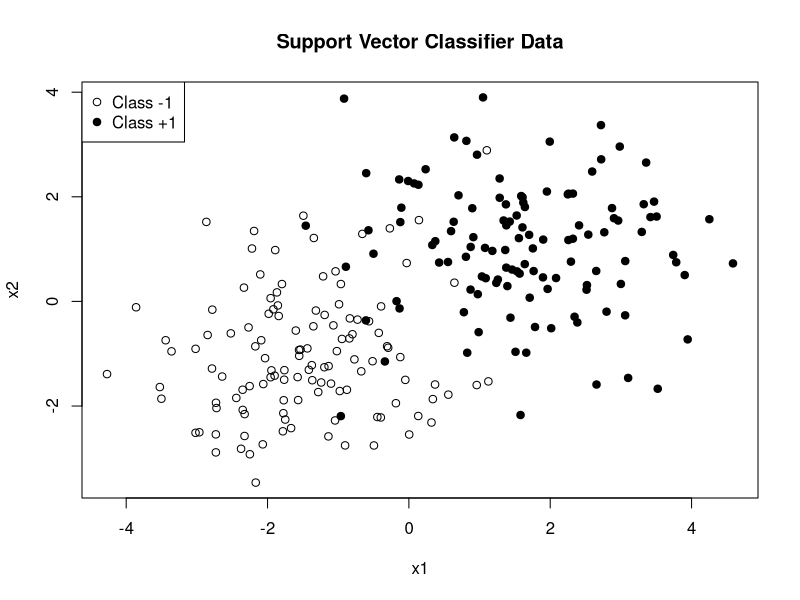
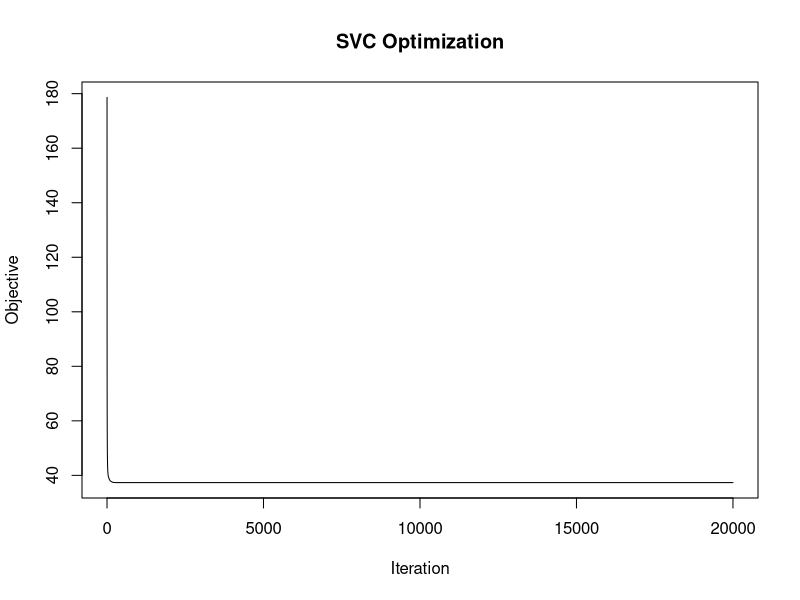
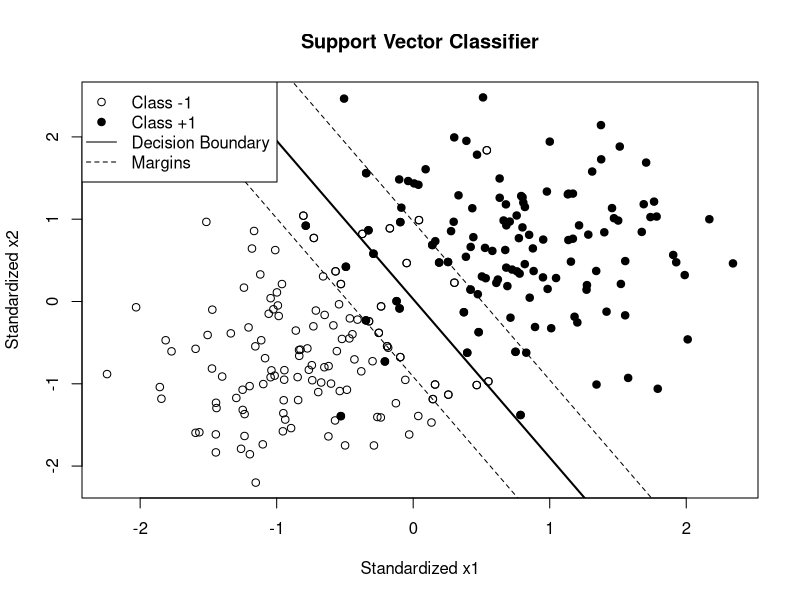
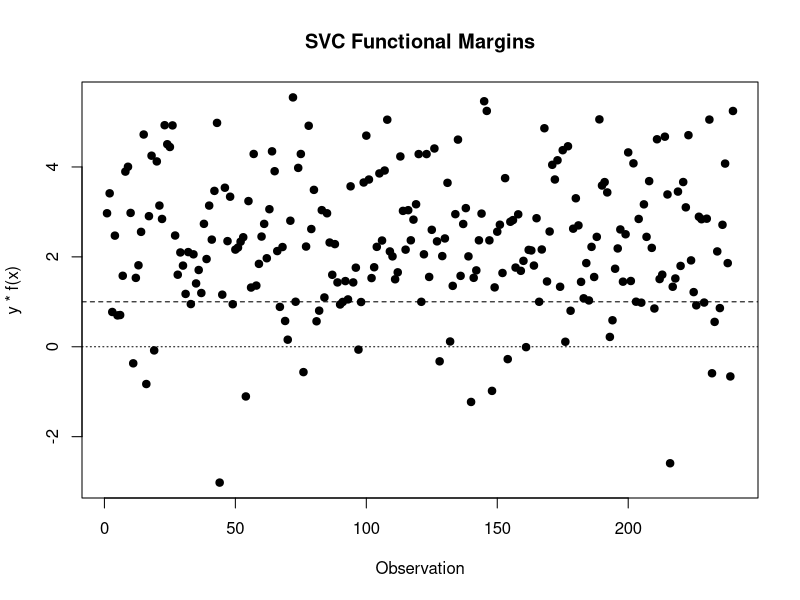
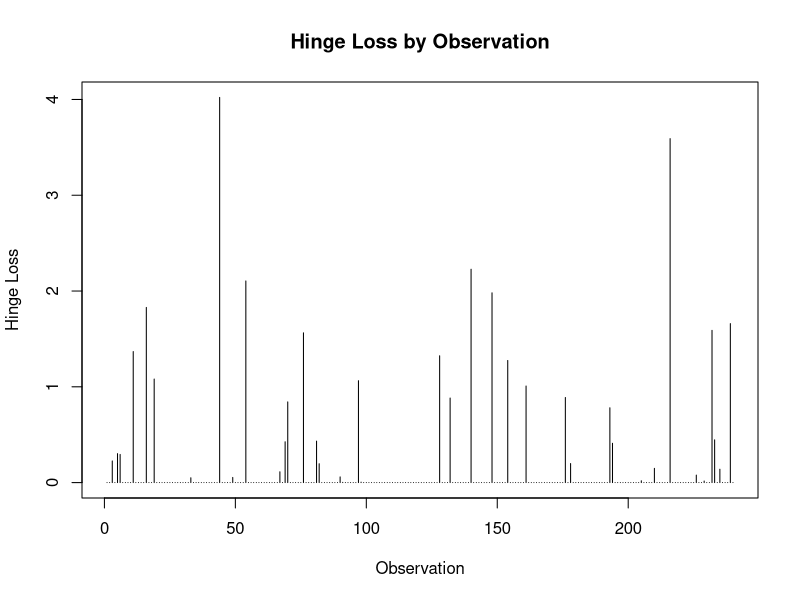
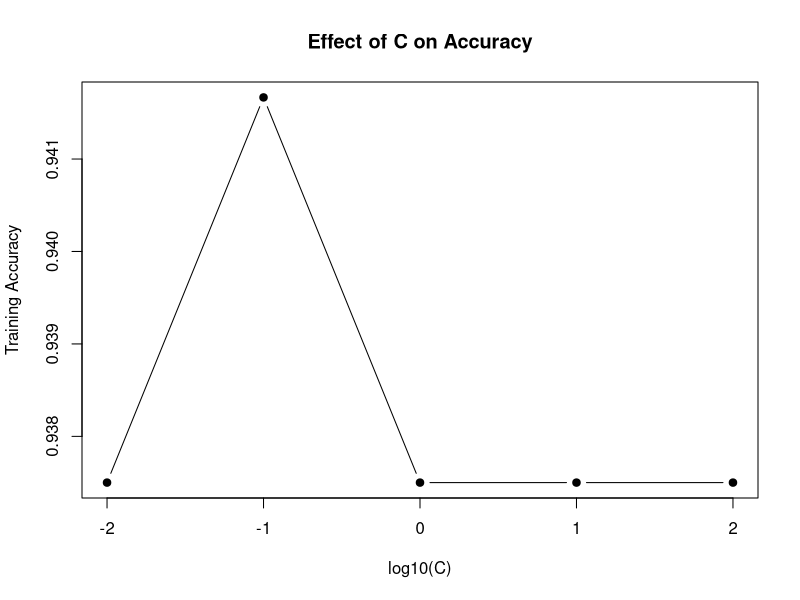
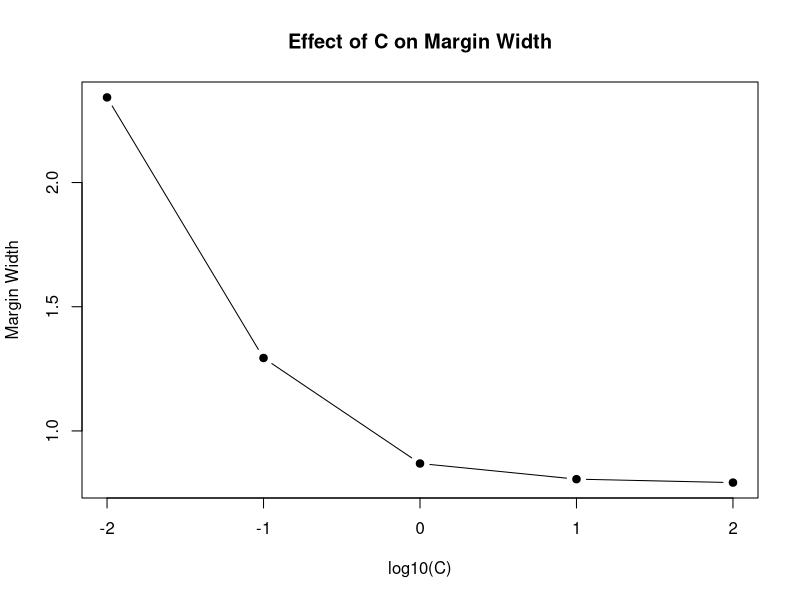
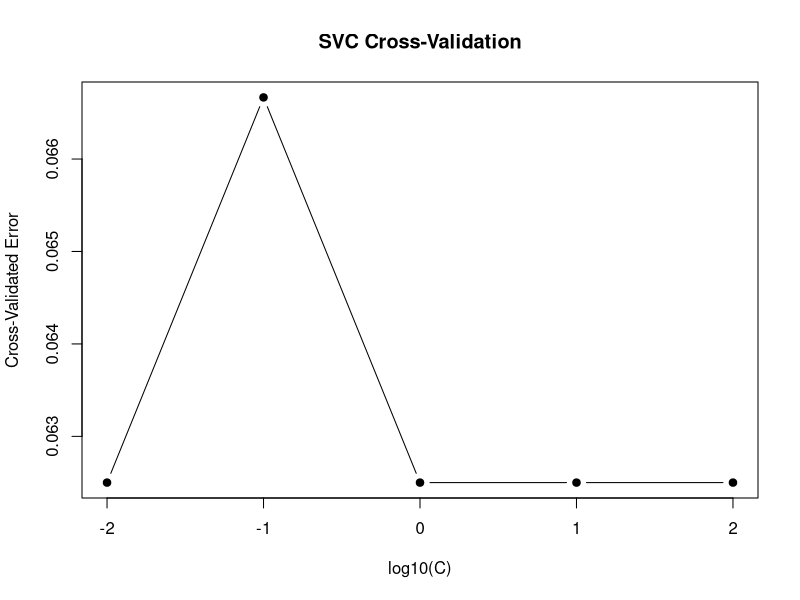

Write R code to recreate these figures, in order.
# ==============================================================================
# Support Vector Classifier
# Jonathan Ma
#
# References:
#   The Elements of Statistical Learning
#   An Introduction to Statistical Learning
#
# Main ideas:
#   - Maximum-margin classification
#   - Hard vs soft margins
#   - Hinge loss
#   - Regularization parameter C
#   - Support vectors
#   - Margin violations
#   - Linear decision boundary
#   - Cross-validation for C
# ==============================================================================


# ------------------------------------------------------------------------------
# 1. Generate Binary Classification Data
# ------------------------------------------------------------------------------

set.seed(123)

n <- 240


# Class -1

X_negative <- cbind(
  rnorm(
    n / 2,
    mean = -1.5,
    sd = 1.2
  ),
  rnorm(
    n / 2,
    mean = -1.0,
    sd = 1.2
  )
)


# Class +1

X_positive <- cbind(
  rnorm(
    n / 2,
    mean = 1.5,
    sd = 1.2
  ),
  rnorm(
    n / 2,
    mean = 1.0,
    sd = 1.2
  )
)


X <- rbind(
  X_negative,
  X_positive
)

colnames(X) <- c(
  "x1",
  "x2"
)


y <- c(
  rep(-1, n / 2),
  rep(1, n / 2)
)


data <- data.frame(
  x1 = X[, 1],
  x2 = X[, 2],
  y = y
)


head(data)

table(y)


# ------------------------------------------------------------------------------
# 2. Plot Data
# ------------------------------------------------------------------------------

plot(
  X[, 1],
  X[, 2],
  pch = ifelse(
    y == 1,
    19,
    1
  ),
  xlab = "x1",
  ylab = "x2",
  main = "Support Vector Classifier Data"
)

legend(
  "topleft",
  legend = c(
    "Class -1",
    "Class +1"
  ),
  pch = c(
    1,
    19
  )
)


# ------------------------------------------------------------------------------
# 3. Standardize Predictors
# ------------------------------------------------------------------------------

X_means <- colMeans(
  X
)

X_sds <- apply(
  X,
  2,
  sd
)


X_scaled <- scale(
  X,
  center = X_means,
  scale = X_sds
)

X_scaled <- as.matrix(
  X_scaled
)


# ------------------------------------------------------------------------------
# 4. Hinge Loss
# ------------------------------------------------------------------------------

hinge_loss <- function(
    margins
) {
  
  pmax(
    0,
    1 - margins
  )
}


# Example

hinge_loss(
  c(
    2,
    1,
    0.5,
    0,
    -1
  )
)


# ------------------------------------------------------------------------------
# 5. SVC Objective Function
# ------------------------------------------------------------------------------

# We use:
#
#   1/2 ||w||^2 + C * sum_i max(0, 1 - y_i f(x_i))
#
# where:
#
#   f(x_i) = w'x_i + b
#
#
# A large C penalizes margin violations heavily.
# A small C allows more violations in exchange for a wider margin.


svc_objective <- function(
    X,
    y,
    w,
    b,
    C
) {
  
  scores <- as.vector(
    X %*% w + b
  )
  
  
  margins <- y *
    scores
  
  
  loss <- hinge_loss(
    margins
  )
  
  
  objective <- 0.5 *
    sum(
      w^2
    ) +
    C *
    sum(loss)
  
  
  return(objective)
}


# ------------------------------------------------------------------------------
# 6. Linear SVC via Subgradient Descent
# ------------------------------------------------------------------------------

svc_fit <- function(
    X,
    y,
    C = 1,
    learning_rate = 0.01,
    max_iter = 10000,
    tol = 1e-8,
    decay = 1e-4
) {
  
  X <- as.matrix(X)
  
  y <- as.numeric(y)
  
  
  n <- nrow(X)
  
  p <- ncol(X)
  
  
  # Initialize parameters
  
  w <- rep(
    0,
    p
  )
  
  b <- 0
  
  
  objective_history <- numeric(
    max_iter
  )
  
  
  for (iteration in seq_len(
    max_iter
  )) {
    
    scores <- as.vector(
      X %*% w + b
    )
    
    
    margins <- y *
      scores
    
    
    # Observations inside the margin or misclassified
    
    violation <- margins < 1
    
    
    # ------------------------------------------------------------
    # Subgradient of:
    #
    # 1/2 ||w||^2
    #
    # +
    #
    # C sum max(0, 1 - y_i f_i)
    # ------------------------------------------------------------
    
    grad_w <- w
    
    grad_b <- 0
    
    
    if (
      any(violation)
    ) {
      
      grad_w <- grad_w -
        C *
        colSums(
          sweep(
            X[
              violation,
              ,
              drop = FALSE
            ],
            MARGIN = 1,
            STATS = y[violation],
            FUN = "*"
          )
        )
      
      
      grad_b <- -C *
        sum(
          y[violation]
        )
    }
    
    
    # Decaying learning rate
    
    eta <- learning_rate /
      (
        1 +
          decay *
          iteration
      )
    
    
    w_new <- w -
      eta *
      grad_w
    
    
    b_new <- b -
      eta *
      grad_b
    
    
    objective_history[iteration] <-
      svc_objective(
        X,
        y,
        w_new,
        b_new,
        C
      )
    
    
    parameter_change <- max(
      c(
        abs(
          w_new -
            w
        ),
        abs(
          b_new -
            b
        )
      )
    )
    
    
    w <- w_new
    
    b <- b_new
    
    
    if (
      parameter_change <
      tol
    ) {
      
      break
    }
  }
  
  
  objective_history <- objective_history[
    seq_len(iteration)
  ]
  
  
  scores <- as.vector(
    X %*% w + b
  )
  
  
  margins <- y *
    scores
  
  
  return(
    list(
      weights = w,
      intercept = b,
      iterations = iteration,
      objective_history = objective_history,
      margins = margins,
      C = C
    )
  )
}


# ------------------------------------------------------------------------------
# 7. Fit Support Vector Classifier
# ------------------------------------------------------------------------------

set.seed(123)


svc_model <- svc_fit(
  X_scaled,
  y,
  C = 1,
  learning_rate = 0.001,
  max_iter = 20000,
  tol = 1e-8
)


svc_model$weights

svc_model$intercept

svc_model$iterations


# ------------------------------------------------------------------------------
# 8. Prediction Function
# ------------------------------------------------------------------------------

svc_predict <- function(
    X_new,
    model
) {
  
  X_new <- as.matrix(
    X_new
  )
  
  
  scores <- as.vector(
    X_new %*%
      model$weights +
      model$intercept
  )
  
  
  predicted <- ifelse(
    scores >= 0,
    1,
    -1
  )
  
  
  return(
    list(
      class = predicted,
      scores = scores
    )
  )
}


# ------------------------------------------------------------------------------
# 9. Training Predictions
# ------------------------------------------------------------------------------

train_prediction <- svc_predict(
  X_scaled,
  svc_model
)


head(
  train_prediction$class
)


# ------------------------------------------------------------------------------
# 10. Training Accuracy
# ------------------------------------------------------------------------------

train_accuracy <- mean(
  train_prediction$class ==
    y
)


train_accuracy


# ------------------------------------------------------------------------------
# 11. Confusion Matrix
# ------------------------------------------------------------------------------

table(
  Actual = y,
  Predicted = train_prediction$class
)


# ------------------------------------------------------------------------------
# 12. Functional Margins
# ------------------------------------------------------------------------------

margins <- y *
  train_prediction$scores


summary(
  margins
)


# Correct classification:
#
# margin > 0
#
# Correct and outside margin:
#
# margin >= 1
#
# Inside margin:
#
# 0 < margin < 1
#
# Misclassified:
#
# margin < 0


# ------------------------------------------------------------------------------
# 13. Identify Margin Violations
# ------------------------------------------------------------------------------

margin_violation <- margins < 1


sum(
  margin_violation
)


# ------------------------------------------------------------------------------
# 14. Identify Misclassified Observations
# ------------------------------------------------------------------------------

misclassified <- margins < 0


sum(
  misclassified
)


# ------------------------------------------------------------------------------
# 15. Approximate Support Vectors
# ------------------------------------------------------------------------------

# In the exact SVM solution, support vectors are observations
# with nonzero dual coefficients.
#
# In this primal subgradient implementation, observations with
# y_i f(x_i) <= 1 are the points influencing the hinge-loss term.


support_vector_index <- which(
  margins <= 1 + 1e-4
)


length(
  support_vector_index
)


support_vectors <- X_scaled[
  support_vector_index,
  ,
  drop = FALSE
]


# ------------------------------------------------------------------------------
# 16. Plot Objective Function
# ------------------------------------------------------------------------------

plot(
  seq_along(
    svc_model$objective_history
  ),
  svc_model$objective_history,
  type = "l",
  xlab = "Iteration",
  ylab = "Objective",
  main = "SVC Optimization"
)


# ------------------------------------------------------------------------------
# 17. Geometric Margin
# ------------------------------------------------------------------------------

w_norm <- sqrt(
  sum(
    svc_model$weights^2
  )
)


geometric_margin <- 1 /
  w_norm


geometric_margin


# Distance between the two margin hyperplanes:

margin_width <- 2 /
  w_norm


margin_width


# ------------------------------------------------------------------------------
# 18. Decision Boundary in Standardized Coordinates
# ------------------------------------------------------------------------------

w <- svc_model$weights

b <- svc_model$intercept


plot(
  X_scaled[, 1],
  X_scaled[, 2],
  pch = ifelse(
    y == 1,
    19,
    1
  ),
  xlab = "Standardized x1",
  ylab = "Standardized x2",
  main = "Support Vector Classifier"
)


# Decision boundary:
#
# w1*x1 + w2*x2 + b = 0

if (
  abs(w[2]) >
  1e-12
) {
  
  abline(
    a = -b /
      w[2],
    b = -w[1] /
      w[2],
    lwd = 2
  )
  
  
  # Positive margin:
  #
  # w'x + b = +1
  
  abline(
    a = (1 - b) /
      w[2],
    b = -w[1] /
      w[2],
    lty = 2
  )
  
  
  # Negative margin:
  #
  # w'x + b = -1
  
  abline(
    a = (-1 - b) /
      w[2],
    b = -w[1] /
      w[2],
    lty = 2
  )
}


# Highlight approximate support vectors

points(
  support_vectors[, 1],
  support_vectors[, 2],
  circles = rep(
    0.08,
    nrow(
      support_vectors
    )
  ),
  inches = FALSE,
  add = TRUE
)


legend(
  "topleft",
  legend = c(
    "Class -1",
    "Class +1",
    "Decision Boundary",
    "Margins"
  ),
  pch = c(
    1,
    19,
    NA,
    NA
  ),
  lty = c(
    NA,
    NA,
    1,
    2
  )
)


# ------------------------------------------------------------------------------
# 19. Plot Functional Margins
# ------------------------------------------------------------------------------

plot(
  margins,
  pch = 19,
  xlab = "Observation",
  ylab = "y * f(x)",
  main = "SVC Functional Margins"
)


abline(
  h = 1,
  lty = 2
)


abline(
  h = 0,
  lty = 3
)


# ------------------------------------------------------------------------------
# 20. Hinge Loss by Observation
# ------------------------------------------------------------------------------

individual_hinge_loss <- hinge_loss(
  margins
)


plot(
  individual_hinge_loss,
  type = "h",
  xlab = "Observation",
  ylab = "Hinge Loss",
  main = "Hinge Loss by Observation"
)


# ------------------------------------------------------------------------------
# 21. Compare Different Values of C
# ------------------------------------------------------------------------------

C_grid <- c(
  0.01,
  0.1,
  1,
  10,
  100
)


C_results <- data.frame(
  C = C_grid,
  Accuracy = NA,
  Margin_Width = NA,
  Margin_Violations = NA,
  Misclassified = NA
)


C_models <- vector(
  "list",
  length(
    C_grid
  )
)


for (i in seq_along(
  C_grid
)) {
  
  C_i <- C_grid[i]
  
  
  set.seed(123)
  
  
  model_i <- svc_fit(
    X_scaled,
    y,
    C = C_i,
    learning_rate = 0.001,
    max_iter = 20000
  )
  
  
  prediction_i <- svc_predict(
    X_scaled,
    model_i
  )
  
  
  margins_i <- y *
    prediction_i$scores
  
  
  C_results$Accuracy[i] <- mean(
    prediction_i$class ==
      y
  )
  
  
  C_results$Margin_Width[i] <- 2 /
    sqrt(
      sum(
        model_i$weights^2
      )
    )
  
  
  C_results$Margin_Violations[i] <- sum(
    margins_i < 1
  )
  
  
  C_results$Misclassified[i] <- sum(
    margins_i < 0
  )
  
  
  C_models[[i]] <- model_i
}


C_results


# ------------------------------------------------------------------------------
# 22. Plot Accuracy vs C
# ------------------------------------------------------------------------------

plot(
  log10(
    C_results$C
  ),
  C_results$Accuracy,
  type = "b",
  pch = 19,
  xlab = "log10(C)",
  ylab = "Training Accuracy",
  main = "Effect of C on Accuracy"
)


# ------------------------------------------------------------------------------
# 23. Plot Margin Width vs C
# ------------------------------------------------------------------------------

plot(
  log10(
    C_results$C
  ),
  C_results$Margin_Width,
  type = "b",
  pch = 19,
  xlab = "log10(C)",
  ylab = "Margin Width",
  main = "Effect of C on Margin Width"
)


# ------------------------------------------------------------------------------
# 24. Train-Test Split
# ------------------------------------------------------------------------------

set.seed(123)


train_index <- sample(
  seq_len(n),
  size = floor(
    0.7 * n
  )
)


test_index <- setdiff(
  seq_len(n),
  train_index
)


X_train_raw <- X[
  train_index,
  ,
  drop = FALSE
]

X_test_raw <- X[
  test_index,
  ,
  drop = FALSE
]


y_train <- y[
  train_index
]

y_test <- y[
  test_index
]


# ------------------------------------------------------------------------------
# 25. Standardize Using Training Data Only
# ------------------------------------------------------------------------------

train_means <- colMeans(
  X_train_raw
)


train_sds <- apply(
  X_train_raw,
  2,
  sd
)


X_train <- scale(
  X_train_raw,
  center = train_means,
  scale = train_sds
)


X_test <- scale(
  X_test_raw,
  center = train_means,
  scale = train_sds
)


X_train <- as.matrix(
  X_train
)

X_test <- as.matrix(
  X_test
)


# ------------------------------------------------------------------------------
# 26. Fit Training SVC
# ------------------------------------------------------------------------------

set.seed(123)


train_model <- svc_fit(
  X_train,
  y_train,
  C = 1,
  learning_rate = 0.001,
  max_iter = 20000
)


# ------------------------------------------------------------------------------
# 27. Test Predictions
# ------------------------------------------------------------------------------

test_prediction <- svc_predict(
  X_test,
  train_model
)


test_accuracy <- mean(
  test_prediction$class ==
    y_test
)


test_accuracy


table(
  Actual = y_test,
  Predicted = test_prediction$class
)


# ------------------------------------------------------------------------------
# 28. K-Fold Cross-Validation for C
# ------------------------------------------------------------------------------

svc_cv <- function(
    X,
    y,
    C_grid,
    k = 5,
    learning_rate = 0.001,
    max_iter = 10000
) {
  
  X <- as.matrix(X)
  
  y <- as.numeric(y)
  
  n <- nrow(X)
  
  
  folds <- sample(
    rep(
      seq_len(k),
      length.out = n
    )
  )
  
  
  errors <- matrix(
    NA,
    nrow = length(
      C_grid
    ),
    ncol = k
  )
  
  
  rownames(errors) <- paste0(
    "C=",
    C_grid
  )
  
  
  for (fold in seq_len(k)) {
    
    train_index <- which(
      folds != fold
    )
    
    valid_index <- which(
      folds == fold
    )
    
    
    X_train_raw <- X[
      train_index,
      ,
      drop = FALSE
    ]
    
    X_valid_raw <- X[
      valid_index,
      ,
      drop = FALSE
    ]
    
    
    y_train <- y[
      train_index
    ]
    
    y_valid <- y[
      valid_index
    ]
    
    
    # Training-fold standardization
    
    means <- colMeans(
      X_train_raw
    )
    
    
    sds <- apply(
      X_train_raw,
      2,
      sd
    )
    
    
    X_train <- scale(
      X_train_raw,
      center = means,
      scale = sds
    )
    
    
    X_valid <- scale(
      X_valid_raw,
      center = means,
      scale = sds
    )
    
    
    X_train <- as.matrix(
      X_train
    )
    
    X_valid <- as.matrix(
      X_valid
    )
    
    
    for (i in seq_along(
      C_grid
    )) {
      
      model <- svc_fit(
        X_train,
        y_train,
        C = C_grid[i],
        learning_rate = learning_rate,
        max_iter = max_iter
      )
      
      
      prediction <- svc_predict(
        X_valid,
        model
      )
      
      
      errors[i, fold] <- mean(
        prediction$class !=
          y_valid
      )
    }
  }
  
  
  mean_error <- rowMeans(
    errors
  )
  
  
  return(
    list(
      C = C_grid,
      errors = errors,
      mean_error = mean_error
    )
  )
}


# ------------------------------------------------------------------------------
# 29. Run Cross-Validation
# ------------------------------------------------------------------------------

set.seed(123)


cv_results <- svc_cv(
  X,
  y,
  C_grid = C_grid,
  k = 5,
  learning_rate = 0.001,
  max_iter = 10000
)


cv_table <- data.frame(
  C = cv_results$C,
  CV_Error = cv_results$mean_error
)


cv_table


# ------------------------------------------------------------------------------
# 30. Select Best C
# ------------------------------------------------------------------------------

best_index <- which.min(
  cv_results$mean_error
)


best_C <- cv_results$C[
  best_index
]


best_C


# ------------------------------------------------------------------------------
# 31. Plot Cross-Validation Error
# ------------------------------------------------------------------------------

plot(
  log10(
    cv_results$C
  ),
  cv_results$mean_error,
  type = "b",
  pch = 19,
  xlab = "log10(C)",
  ylab = "Cross-Validated Error",
  main = "SVC Cross-Validation"
)


# ------------------------------------------------------------------------------
# 32. Fit Final Model
# ------------------------------------------------------------------------------

set.seed(123)


final_model <- svc_fit(
  X_scaled,
  y,
  C = best_C,
  learning_rate = 0.001,
  max_iter = 20000
)


final_prediction <- svc_predict(
  X_scaled,
  final_model
)


final_accuracy <- mean(
  final_prediction$class ==
    y
)


final_accuracy


# ------------------------------------------------------------------------------
# 33. Compare SVC with Logistic Regression
# ------------------------------------------------------------------------------

y_binary <- ifelse(
  y == 1,
  1,
  0
)


logistic_data <- data.frame(
  y = y_binary,
  x1 = X_scaled[, 1],
  x2 = X_scaled[, 2]
)


logistic_model <- glm(
  y ~ x1 + x2,
  data = logistic_data,
  family = binomial()
)


logistic_probability <- predict(
  logistic_model,
  type = "response"
)


logistic_prediction <- ifelse(
  logistic_probability >= 0.5,
  1,
  -1
)


logistic_accuracy <- mean(
  logistic_prediction ==
    y
)


# ------------------------------------------------------------------------------
# 34. Compare SVC with Perceptron
# ------------------------------------------------------------------------------

perceptron_fit <- function(
    X,
    y,
    learning_rate = 1,
    max_epochs = 1000
) {
  
  X <- cbind(
    Intercept = 1,
    X
  )
  
  
  weights <- rep(
    0,
    ncol(X)
  )
  
  
  for (epoch in seq_len(
    max_epochs
  )) {
    
    mistakes <- 0
    
    
    for (i in sample(
      seq_len(
        nrow(X)
      )
    )) {
      
      prediction <- ifelse(
        sum(
          weights *
            X[i, ]
        ) >= 0,
        1,
        -1
      )
      
      
      if (
        prediction !=
        y[i]
      ) {
        
        weights <- weights +
          learning_rate *
          y[i] *
          X[i, ]
        
        
        mistakes <- mistakes +
          1
      }
    }
    
    
    if (
      mistakes == 0
    ) {
      
      break
    }
  }
  
  
  return(weights)
}


set.seed(123)


perceptron_weights <- perceptron_fit(
  X_scaled,
  y
)


perceptron_scores <- as.vector(
  cbind(
    1,
    X_scaled
  ) %*%
    perceptron_weights
)


perceptron_prediction <- ifelse(
  perceptron_scores >= 0,
  1,
  -1
)


perceptron_accuracy <- mean(
  perceptron_prediction ==
    y
)


# ------------------------------------------------------------------------------
# 35. Compare Classification Methods
# ------------------------------------------------------------------------------

method_comparison <- data.frame(
  Method = c(
    "Support Vector Classifier",
    "Logistic Regression",
    "Perceptron"
  ),
  Accuracy = c(
    final_accuracy,
    logistic_accuracy,
    perceptron_accuracy
  )
)


method_comparison


# ------------------------------------------------------------------------------
# 36. Summary
# ------------------------------------------------------------------------------

final_scores <- final_prediction$scores


final_margins <- y *
  final_scores


cat(
  "Best C:",
  best_C,
  "\n"
)


cat(
  "Training Accuracy:",
  round(
    final_accuracy,
    4
  ),
  "\n"
)


cat(
  "Test Accuracy:",
  round(
    test_accuracy,
    4
  ),
  "\n"
)


cat(
  "Approximate Support Vectors:",
  sum(
    final_margins <=
      1 +
      1e-4
  ),
  "\n"
)


cat(
  "Margin Violations:",
  sum(
    final_margins <
      1
  ),
  "\n"
)


cat(
  "Misclassified Observations:",
  sum(
    final_margins <
      0
  ),
  "\n"
)
